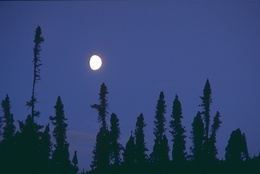
%> input picture Main/238011.jpg, 260 x 174 px, shrunk from 481 x 321 before the run
$ octave main.m   (GNU Octave 9; MATLAB toolbox functions it lacks are replaced by stand-ins)
%> lines starting %> are read from the running program, lines starting %| are printed output that depends on the picture
### Main/Histogram.m
function Histogram(imagePath)
%> called with imagePath = '238011.jpg'
%imagePath = '23025.jpg';
img = imread(imagePath);
%> img is the input picture: size 174x260x3 uint8; mean R, G, B 48.4, 67.4, 110

img = rgb2gray(img);
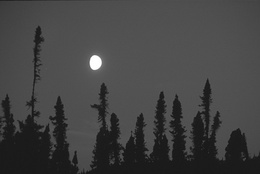
%> img: size 174x260 uint8; min 19, max 255, mean 66.6
intensity_values = img(:); % Coloumn Vector
[unique_intensities, ~, ~] = unique(intensity_values);  % unique_intensities is coloumn vector
%> unique_intensities = 142 values from 19 to 255

n = size(unique_intensities, 1);
%> n = 142
m = size(intensity_values, 1);
%> m = 45240

pixel_count = zeros(n, 1);  % Coloumn vector

for i=1:n
    for j=1:m
        if(unique_intensities(i, 1) == intensity_values(j, 1))
            pixel_count(i, 1) = pixel_count(i, 1) + 1;
        end
    end
end
%> this loop made 142 passes
%> after the loop, pixel_count = 142 values, max 4565 at index 64, min 1 at index 93, mean 318.6

fileID = fopen('imageDataPoints.txt', 'w');

% Write data to the file using fprintf
for i = 1:n
    fprintf(fileID, '%d\t%d\n', unique_intensities(i, 1), pixel_count(i, 1));
end

% Close the file
fclose(fileID);

histogram(img, 'BinWidth', 0.5, 'EdgeColor', 'b');
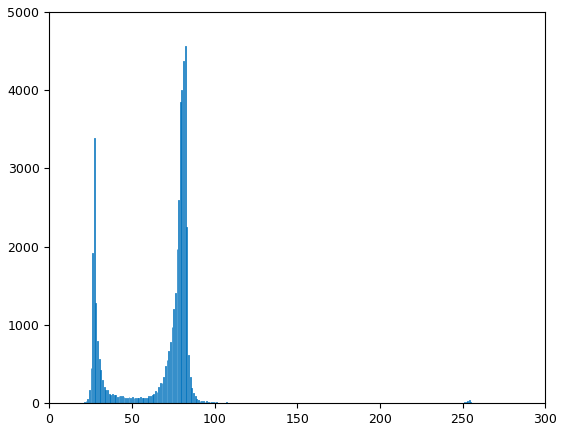
%> figure redrawn from the program's plot data; tallest bar 4565 high, from x = 82 to 82.5

%ImageData = [unique_intensities, pixel_count];

end

### Main/InitialPeaks.m
%Load dataset from text file
function InitialPeaks()
data = load('imageDataPoints.txt'); % Assuming tab-delimited file

% Extracting relevant columns
intensities = data(:, 1);
pixel_counts = data(:, 2);

n = size(intensities, 1);

% Apply the moving average filter to pixel_counts
% Condering padding of zero

smoothed_pixel_counts = zeros(n, 1);
smoothed_pixel_counts(1,1) = pixel_counts(1,1) + pixel_counts(2,1) / 3;
smoothed_pixel_counts(end,1) = pixel_counts(end,1) + pixel_counts(end-1,1) / 3;
for i = 2:n-1
    smoothed_pixel_counts(i,1) = (pixel_counts(i-1,1) + pixel_counts(i,1) + pixel_counts(i+1,1)) / 3;
end

initialPeaks = [];

% Find initial peaks

if smoothed_pixel_counts(1, 1) > smoothed_pixel_counts(2, 1)
    initialPeaks = [initialPeaks, intensities(1, 1)];
end
for j=2:n-1
    if ((smoothed_pixel_counts(j,1) > smoothed_pixel_counts(j+1,1)) && (smoothed_pixel_counts(j,1) > smoothed_pixel_counts(j-1,1)))
        initialPeaks = [initialPeaks, intensities(j, 1)];
    end
end
if smoothed_pixel_counts(n,1) > smoothed_pixel_counts(n-1, 1)
    initialPeaks = [initialPeaks, intensities(n, 1)];
end

numberInitialPeaks = length(initialPeaks);

fileID = fopen('InitialPeaksofImage.txt', 'w');

% Write data to the file using fprintf
for m = 1:numberInitialPeaks
    fprintf(fileID, '%d\n', initialPeaks(m));
end

% Close the file
fclose(fileID);

fileID = fopen('SmoothedDataPointsOfImage.txt', 'w');

% Write data to the file using fprintf
for p = 1:n
    fprintf(fileID, '%d\t%f\n', intensities(p, 1), smoothed_pixel_counts(p, 1));
end
% Close the file
fclose(fileID);
%LocationInitialPeaks = double(initialPeaks);
%SmoothedDataImg = [double(intensities), double(smoothed_pixel_counts)];
end

### Main/PeakSearching.m
function PeakSearching()
data1 = load('InitialPeaksofImage.txt');
data2 = load('SmoothedDataPointsOfImage.txt');

S = data1(:, 1); %Location of initial peaks
%S = int8(S');
I = data2(:, 1); %all available intensity
H = data2(:, 2); %pixel count corresponding to I

h = []; %Value of initial peaks

noOfinitialPeaks = size(S, 1);

for b=1:noOfinitialPeaks
    pCount = pCountToI(S(b, 1), I, H);
    h = [h, pCount];
end

P = size(S);    %Number of initial peaks

L_k = [];

L_tmp = [];

for k = 2:P
    s_k = S(k); % Location of kth initial peak
    h_s_k = h(k); %value at s_k
    x_k = s_k*ones(1, k-1); %[s_k s_k ..........s_k]
    y_k = h_s_k*ones(1, k-1); %[h_s_k h_s_k ..........h_s_k]
    deltaX_k = x_k - s_1_to_k_1(S,k);
    deltaY_k = [];
    for j=1:k-1
        if(h_s_k ~= h(j))
            deltaY_k = [deltaY_k, (h_s_k - h(j))];
        else
            deltaY_k = [deltaY_k, 0.0000001];

        end
    end
    temp = y_k .* (deltaX_k);
    temp2 = temp ./ deltaY_k;
    L_k = x_k - temp2;
    L_tmp = [L_tmp, min(L_k)];
end

L_s = min(L_tmp);    % Best Observing location

Y_p = hs_1_to_k_1(h,P+1);
X_p = s_1_to_k_1(S,P+1);

L_star =[];

for i=1:P
    L_star = [L_star, L_s];
end

C = Y_p ./ (X_p - L_star);
l = size(C);
V = [];

for i=2:P-1
    if (C(i) > C(i-1)) && (C(i) > C(i+1))
        V = [V, S(i)];
    end
end

if C(1)>C(2)
    V = [S(1)  V];
end

if C(end) > C(end - 1)
    V = [V S(length(C))];
end

%dlmwrite('PeakDetectedSunspot.txt', V);

fileID = fopen('PeakDetected.txt', 'w');
z = length(V);
for t = 1:z
    fprintf(fileID, '%d\n', V(1, t));
end
fclose(fileID);
%peaksDetected = V;
end

function sks = s_1_to_k_1(S, k)
    sks = [];
    for i=1:k-1
        sks = [sks, S(i)];
    end
end

function hsks = hs_1_to_k_1(h, k)
    hsks = [];
    for i=1:k-1
        hsks = [hsks, h(i)];
    end
end

function pCount = pCountToI(intensity, I, H)
    [row, ~] = find(I == intensity);
    pCount = H(row, 1);
end

### Main/PeakMerging.m
function PeakMerging(Rsquare_in)
%> called with Rsquare_in = 86
data = load('SmoothedDataPointsOfImage.txt');% Read data from the file

x = data(:, 1); %all available intensity
y = data(:, 2); %pixel count corresponding to I

% Read vk values from the file
vk_file_name = 'PeakDetected.txt'; %Peak seached result file
vk_file = load(vk_file_name);% contain 1 row and n column
vk = vk_file(:, 1);
vk = vk';

% Display the Peak Seaching vk values
disp('Final Peak Seaching vk values:');
disp(vk_file);
r_threshold=Rsquare_in;%Change it according to your image
flag=1;
times=1;
while flag==1
    disp(['Running: ', num2str(times)]);
    times=times+1;
    flag=0;
    temp=[];
    for i = 1:length(vk)-1
        disp(['Pair ', num2str(i), ': ', num2str(vk(i)),' ',num2str(vk(i+1))]);
        vk_index=find(x == (vk(i)));
        vk_1_index=find(x ==vk(i+1));
        ya_b = y(vk_index(1):vk_1_index(1));
        xa_b = x(vk_index(1):vk_1_index(1));
        coefficients = polyfit(xa_b,ya_b, 1);
        % Predicted values using the fitted model
        y_pred = polyval(coefficients,xa_b);
        rsquare_value = calculateRsquare(ya_b,y_pred)*100;
        disp(['R-square value: ', num2str(rsquare_value),'%']);
        if (rsquare_value > r_threshold) && ((i > 2 && y(vk_index) < y(find(x == vk(i-1), 1))) || (y(vk_index) < y(find(x == vk(i+1), 1))))
            flag = 1;
        else
            temp = [temp, vk(i)];
        end

    end
    temp = [temp, vk(length(vk))];
    vk=temp;
end

disp('Final vk values after peak merging:');
disp(vk);% contain 1 row and n column
%dlmwrite('PeakMerged238011.txt', vk);
dlmwrite('PeakMerged.txt', vk);
end

% [6 lines left out: function calculateRsquare, not called in this run]

### Main/Thresholding.m
function score = Thresholding(imgName, ThG)
%> called with imgName = '238011.jpg', ThG = [54 180]
%initialImageData = Histogram('238011.jpg');
%[Lip, data2] = InitialPeaks(initialImageData);
%peaksLocation = PeakDetection(Lip, data2);
%Thresholding Code
data1 = load("PeakMerged.txt");
data2 = load("SmoothedDataPointsOfImage.txt");
%imgName = "23025.jpg";

I = data2(:, 1);
pCount = data2(:, 2);
peaksLocation = data1(1, :);
peaksLocation = peaksLocation';


nPeaks = length(peaksLocation);
Th = [];

for q=1:(nPeaks - 1)
    index = ItoIndex(peaksLocation(q), I);
    finalIndex = ItoIndex(peaksLocation(q+1), I);
    mini = min(pCount(index:finalIndex));
    [t, ~] = find(mini == pCount);
    Th = [Th, I(t(round(end/2)))];
end

% Reason for difference
% There are multiple location at which minimum occurs
% authors might be taking a different one
% and we are taking location in the
% middle
% say minimum occurs at [L1, L2, L3]
% authors might be taking L1 or L3 we
% are taking L2

imgP = imread(imgName);
imgGd = imread(imgName);
img = imread(imgName);
imgThresholded = imread(imgName);

imgGd = rgb2gray(imgGd);
imgP = rgb2gray(imgP);
img = rgb2gray(img);
imgThresholded = rgb2gray(imgThresholded);

[m,n] = size(img);
%> m = 174; n = 260
nTh = size(Th, 2);

%Generating image that is threholded and better visualisation
for r=1:m
    for k=1:n
         for z=1:nTh
                if(z == 1)
                    if(img(r,k) < Th(z))
                        imgThresholded(r, k) = 0;
                    end
                else
                    if(img(r, k) < Th(z) && img(r,k) >= Th(z-1))
                        imgThresholded(r, k) = round((Th(z) + Th(z-1)) / 2);
                    end
                end
                if(z == nTh)
                    if(img(r, k) >= Th(z))
                        imgThresholded(r, k) = 255;
                    end
                end
        end
    end
end
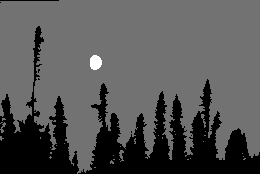
%> imgThresholded: size 174x260 uint8; min 0, max 255, mean 84.7

%For generating the labelled image representing classes
for r=1:m
    for k=1:n
         for z=1:nTh
                if(z == 1)
                    if(img(r,k) < Th(z))
                        imgP(r, k) = 0;
                    end
                else
                    if(img(r, k) < Th(z) && img(r,k) >= Th(z-1))
                        imgP(r, k) =  z - 1;
                    end
                end
                if(z == nTh)
                    if(img(r, k) >= Th(z))
                         imgP(r, k) = z;
                    end
                end
        end
    end
end

% For Ground Thruth
nThG = size(ThG, 2);
imgx = img;
for r=1:m
    for k=1:n
         for z=1:nThG
                if(z == 1)
                    if(imgx(r,k) < ThG(z))
                        imgGd(r, k) = 0;
                    end
                else
                    if(imgx(r, k) < ThG(z) && imgx(r,k) >= ThG(z-1))
                        imgGd(r, k) =  z - 1;
                    end
                end
                if(z == nThG)
                    if(imgx(r, k) >= ThG(z))
                        imgGd(r, k) = z;
                    end
                end
        end
    end
end

% [6 lines of commented-out code are left out]

imshow(imgThresholded,colormap(jet(m)));
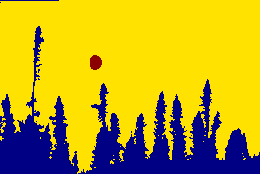
%> displayed picture: size 174x260x3, on the screen's scale of 0 to 255; mean R, G, B 188, 166.3, 34.7
score = Fmeasure(imgGd, imgP);
end

function index = ItoIndex(intensity, I)
    [row, ~] = find(I == intensity);
    index = row;
end

### Main/Fmeasure.m

function  measure = Fmeasure(imgGT, imgT)
    [m,n] = size(imgGT);
%> m = 174; n = 260

    intensity_valuesGround = imgGT(:);
    [unique_intensitiesGround, ~, ~] = unique(intensity_valuesGround);  % unique_intensities is coloumn vector
%> unique_intensitiesGround = [0; 1; 2]

    nClasses = size(unique_intensitiesGround, 1);
%> nClasses = 3

    tp = zeros(nClasses, 1);
    fn = zeros(nClasses, 1);
    fp = zeros(nClasses, 1);
    tn = zeros(nClasses, 1);

    for i=1:m
        for j=1:n
            for k=1:nClasses
                  if(imgGT(i,j) == unique_intensitiesGround(k,1) && imgT(i,j) == unique_intensitiesGround(k,1))
                      tp(k, 1) = tp(k, 1) + 1;
                  elseif(imgGT(i,j) ~= unique_intensitiesGround(k,1) && imgT(i,j) == unique_intensitiesGround(k,1))
                      fp(k, 1) = fp(k, 1) + 1;
                  elseif(imgGT(i,j) ~= unique_intensitiesGround(k,1) && imgT(i,j) ~= unique_intensitiesGround(k, 1))
                      tn(k, 1) = tn(k, 1) + 1;
                  else
                      fn(k, 1) = fn(k, 1) + 1;
                  end
            end
        end
    end
%> after the loop, fn = [0; 285; 0]; fp = [283; 0; 2]; tn = [33425; 11675; 45095]; tp = [11532; 33280; 143]

    p = zeros(nClasses,1);
    r = zeros(nClasses,1);
    F = zeros(nClasses,1);

    pm = 0;
    rm = 0;

    for q=1:nClasses
        p(k, 1) = tp(q, 1) / (tp(q, 1) + fp(q, 1));
        r(k, 1) = tp(q, 1) / (tp(q, 1) + fn(q, 1));
        F(q, 1) =  (2*p(k, 1)*r(k, 1)) / (p(k,1) + r(k,1));
        pm = pm + p(k, 1);
        rm = rm + r(k, 1);
    end
%> this loop made 3 passes
%> (pm, rm) on passes 1 to 3: (0.976, 1), (1.98, 1.99), (2.96, 2.99)
%> after the loop, F = [0.988; 0.996; 0.993]; p = [0; 0; 0.986]; r = [0; 0; 1]
    pm = pm/nClasses;
%> pm = 0.987
    rm = rm/nClasses;
%> rm = 0.997
    fm = (2*pm*rm)/(pm + rm);
%> fm = 0.992
    measure = [fm, pm, rm];
%> measure = [0.992 0.987 0.997]
end
%score = bfscore(imageResultName, imageGroundTruth);


### Main/main.m
imgName = "238011.jpg";%image name

Histogram(imgName)
InitialPeaks()
PeakSearching()
PeakMerging(86) %(R_k square value to be entered)
score = Thresholding(imgName, [54, 180]); %(image name, ground truth threshold)
%> score = [0.992 0.987 0.997]
display(score,'F-measure, precision (p), recall (r) ')
%|    0.9923   0.9874   0.9972
